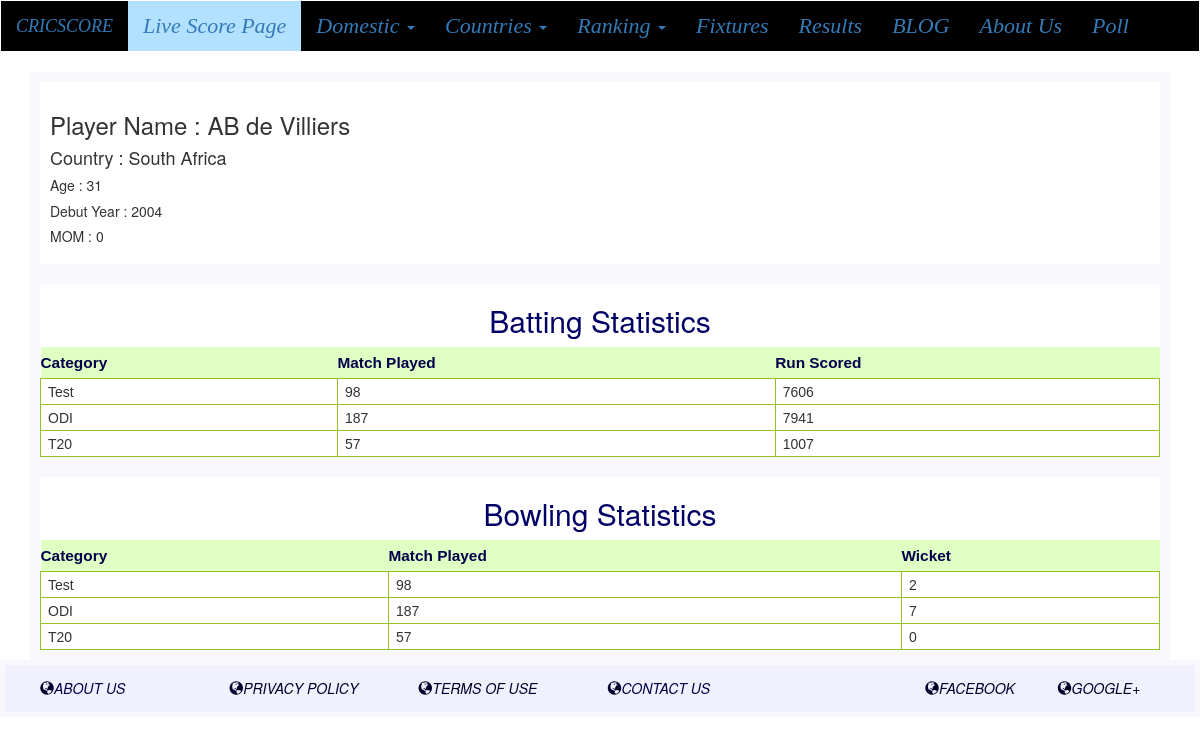
Screenshot of /Player_Info.php with the database file from the repository.
### tables this page shows
CREATE TABLE IF NOT EXISTS `player` (
  `player_name` varchar(30) NOT NULL,
`player_id` int(6) NOT NULL,
  `country_name` varchar(30) NOT NULL,
  `test_match_no` int(3) NOT NULL,
  `odi_match_no` int(3) NOT NULL,
  `t20_match_no` int(3) NOT NULL,
  `test_match_run` int(5) NOT NULL,
  `odi_match_run` int(5) NOT NULL,
  `t20_match_run` int(5) NOT NULL,
  `test_match_wkt` int(3) NOT NULL,
  `odi_match_wkt` int(3) NOT NULL,
  `t20_match_wkt` int(3) NOT NULL,
  `age` int(2) NOT NULL,
  `debut_year` varchar(4) NOT NULL,
  `mom_no` int(11) NOT NULL
);

### Player_Info.php (the view, shortened to what this page needs)
<?php
  include("header.php");
?>
<?php
  require('connectdb.php');
?>
<?php
	$player_id = 1;
    $sql = "SELECT * FROM player WHERE player_id = '$player_id'";
    $result = mysqli_query($cnctdb, $sql);
    $row = mysqli_fetch_row($result);
?>
<div class="container">
  <div>
  		<div class="Team_Info_Left" style="padding:10px;border: 10px solid;border-color: #F8F8FC;">
  			<h3 style="text-align:left;">Player Name : <?php echo $row[0]; ?></h3>
        <h4 style="text-align:left;">Country : <?php echo $row[2]; ?></h4>
        <h5 style="text-align:left;">Age : <?php echo $row[12]; ?></h5>
        <h5 style="text-align:left;">Debut Year : <?php echo $row[13]; ?></h5>
        <h5 style="text-align:left;">MOM : <?php echo $row[14]; ?></h5>
  		</div>
  </div>
	<div class="first_innings_bat">
        <h2 class="Result_header">Batting Statistics</h2>
        <table id="batsman_score_table">
              <tr>
			      <th>Category</th>
			      <th>Match Played</th>
			      <th>Run Scored</th>
        	  </tr>
	          <tr>
	            <td>Test</td>
	            <td><?php echo $row[3] ?></td>
	            <td><?php echo $row[6] ?></td>
	          </tr>
	          <tr>
	            <td>ODI</td>
	            <td><?php echo $row[4] ?></td>
	            <td><?php echo $row[7] ?></td>
	          </tr>
	          <tr>
	            <td>T20</td>
	            <td><?php echo $row[5] ?></td>
	            <td><?php echo $row[8] ?></td>
	          </tr>
        </table>
    </div>
    <div class="first_innings_bat">
        <h2 class="Result_header">Bowling Statistics</h2>
        <table id="batsman_score_table">
              <tr>
            <th>Category</th>
            <th>Match Played</th>
            <th>Wicket</th>
            </tr>
            <tr>
              <td>Test</td>
              <td><?php echo $row[3] ?></td>
              <td><?php echo $row[9] ?></td>
            </tr>
            <tr>
              <td>ODI</td>
              <td><?php echo $row[4] ?></td>
              <td><?php echo $row[10] ?></td>
            </tr>
            <tr>
              <td>T20</td>
              <td><?php echo $row[5] ?></td>
              <td><?php echo $row[11] ?></td>
            </tr>
        </table>
    </div>
</div>
<?php
  include("footer.php");
?>

### style_cricket.css (style rules this page uses)
h2.Result_header { color: #000066; text-align:center; }
#batsman_score_table { font-family: Arial, Helvetica, sans-serif; width: 100%; border-collapse: collapse; }
#batsman_score_table td, #batsman_score th { font-size: 1em; border: 1px solid #98bf21; padding: 3px 7px 2px 7px; }
#batsman_score_table th { font-size: 1.1em; text-align: left; padding-top: 5px; padding-bottom: 4px; background-color: #E0FFC2; color: #00004C; }
div.first_innings_bat { border: 10px solid; border-color: #F8F8FC; }

### rows the page displays
player: player_name "AB de Villiers", country_name "South Africa", age "31", debut_year "2004", mom_no "0", test_match_no "98", test_match_run "7606", odi_match_no "187", odi_match_run "7941", t20_match_no "57", t20_match_run "1007", test_match_wkt "2", odi_match_wkt "7", t20_match_wkt "0"
